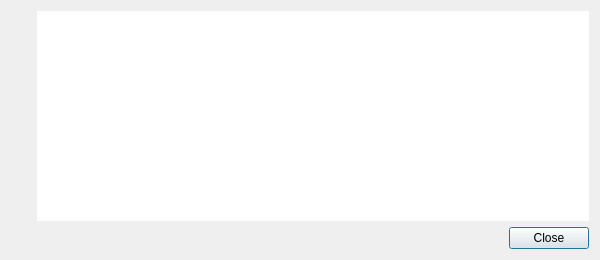
<?xml version="1.0" encoding="UTF-8"?>
<ui version="4.0">
 <class>ErrorDialog</class>
 <widget class="QDialog" name="ErrorDialog">
  <property name="geometry">
   <rect>
    <x>0</x>
    <y>0</y>
    <width>600</width>
    <height>260</height>
   </rect>
  </property>
  <property name="windowTitle">
   <string>Barebuh Error</string>
  </property>
  <property name="windowIcon">
   <iconset resource="../../data/icons.qrc">
    <normaloff>:/icons/64x64/strawberry.png</normaloff>:/icons/64x64/strawberry.png</iconset>
  </property>
  <layout class="QVBoxLayout" name="layout_errordialog">
   <item>
    <layout class="QHBoxLayout" name="container">
     <item>
      <layout class="QVBoxLayout" name="layout_left">
       <item>
        <widget class="QLabel" name="icon"/>
       </item>
       <item>
        <spacer name="verticalSpacer">
         <property name="orientation">
          <enum>Qt::Vertical</enum>
         </property>
         <property name="sizeHint" stdset="0">
          <size>
           <width>20</width>
           <height>40</height>
          </size>
         </property>
        </spacer>
       </item>
      </layout>
     </item>
     <item>
      <widget class="QTextEdit" name="messages">
       <property name="frameShape">
        <enum>QFrame::NoFrame</enum>
       </property>
       <property name="horizontalScrollBarPolicy">
        <enum>Qt::ScrollBarAlwaysOff</enum>
       </property>
       <property name="readOnly">
        <bool>true</bool>
       </property>
      </widget>
     </item>
    </layout>
   </item>
   <item>
    <widget class="QDialogButtonBox" name="buttonbox">
     <property name="orientation">
      <enum>Qt::Horizontal</enum>
     </property>
     <property name="standardButtons">
      <set>QDialogButtonBox::Close</set>
     </property>
    </widget>
   </item>
  </layout>
 </widget>
 <resources>
  <include location="../../data/icons.qrc"/>
 </resources>
 <connections>
  <connection>
   <sender>buttonbox</sender>
   <signal>accepted()</signal>
   <receiver>ErrorDialog</receiver>
   <slot>close()</slot>
   <hints>
    <hint type="sourcelabel">
     <x>299</x>
     <y>237</y>
    </hint>
    <hint type="destinationlabel">
     <x>299</x>
     <y>129</y>
    </hint>
   </hints>
  </connection>
  <connection>
   <sender>buttonbox</sender>
   <signal>rejected()</signal>
   <receiver>ErrorDialog</receiver>
   <slot>close()</slot>
   <hints>
    <hint type="sourcelabel">
     <x>299</x>
     <y>237</y>
    </hint>
    <hint type="destinationlabel">
     <x>299</x>
     <y>129</y>
    </hint>
   </hints>
  </connection>
 </connections>
</ui>
